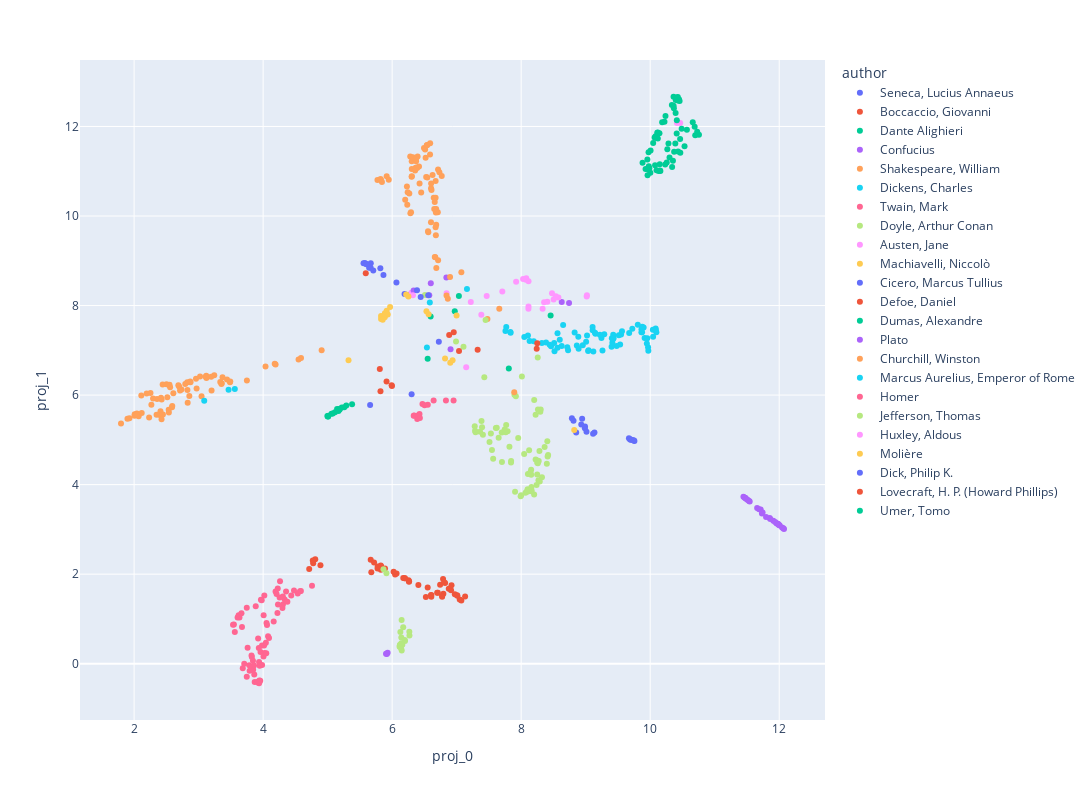

Notebook code cell kept with this figure:
### Code cell
fig = px.scatter(data_frame = library_select_proj,
                 x='proj_0',
                 y='proj_1',
                 width=1200,
                 height=800,
                 color= 'author',
                 hover_data= ['title']
                 )

fig.show()
